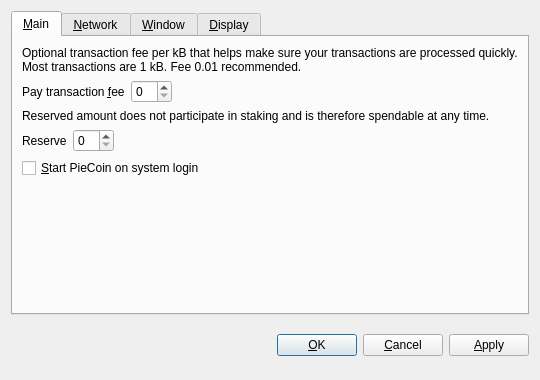
<?xml version="1.0" encoding="UTF-8"?>
<ui version="4.0">
 <class>OptionsDialog</class>
 <widget class="QDialog" name="OptionsDialog">
  <property name="geometry">
   <rect>
    <x>0</x>
    <y>0</y>
    <width>540</width>
    <height>380</height>
   </rect>
  </property>
  <property name="windowTitle">
   <string>Options</string>
  </property>
  <property name="modal">
   <bool>true</bool>
  </property>
  <layout class="QVBoxLayout" name="verticalLayout">
   <item>
    <widget class="QTabWidget" name="tabWidget">
     <property name="tabPosition">
      <enum>QTabWidget::North</enum>
     </property>
     <property name="currentIndex">
      <number>0</number>
     </property>
     <widget class="QWidget" name="tabMain">
      <attribute name="title">
       <string>&amp;Main</string>
      </attribute>
      <layout class="QVBoxLayout" name="verticalLayout_Main">
       <item>
        <widget class="QLabel" name="transactionFeeInfoLabel">
         <property name="text">
          <string>Optional transaction fee per kB that helps make sure your transactions are processed quickly. Most transactions are 1 kB. Fee 0.01 recommended.</string>
         </property>
         <property name="textFormat">
          <enum>Qt::PlainText</enum>
         </property>
         <property name="wordWrap">
          <bool>true</bool>
         </property>
        </widget>
       </item>
       <item>
        <layout class="QHBoxLayout" name="horizontalLayoutFee">
         <item>
          <widget class="QLabel" name="transactionFeeLabel">
           <property name="text">
            <string>Pay transaction &amp;fee</string>
           </property>
           <property name="textFormat">
            <enum>Qt::PlainText</enum>
           </property>
           <property name="buddy">
            <cstring>transactionFee</cstring>
           </property>
          </widget>
         </item>
         <item>
          <widget class="BitcoinAmountField" name="transactionFee"/>
         </item>
         <item>
          <spacer name="horizontalSpacerFee">
           <property name="orientation">
            <enum>Qt::Horizontal</enum>
           </property>
           <property name="sizeHint" stdset="0">
            <size>
             <width>40</width>
             <height>20</height>
            </size>
           </property>
          </spacer>
         </item>
        </layout>
       </item>
       <item>
        <widget class="QLabel" name="reserveBalanceInfoLabel">
         <property name="text">
          <string>Reserved amount does not participate in staking and is therefore spendable at any time.</string>
         </property>
         <property name="textFormat">
          <enum>Qt::PlainText</enum>
         </property>
         <property name="wordWrap">
          <bool>true</bool>
         </property>
        </widget>
       </item>
       <item>
        <layout class="QHBoxLayout" name="horizontalLayoutReserveBalance">
         <item>
          <widget class="QLabel" name="reserveBalanceLabel">
           <property name="text">
            <string>Reserve</string>
           </property>
           <property name="textFormat">
            <enum>Qt::PlainText</enum>
           </property>
           <property name="buddy">
            <cstring>reserveBalance</cstring>
           </property>
          </widget>
         </item>
         <item>
          <widget class="BitcoinAmountField" name="reserveBalance"/>
         </item>
         <item>
          <spacer name="horizontalSpacerReserveBalance">
           <property name="orientation">
            <enum>Qt::Horizontal</enum>
           </property>
           <property name="sizeHint" stdset="0">
            <size>
             <width>40</width>
             <height>20</height>
            </size>
           </property>
          </spacer>
         </item>
        </layout>
       </item>
       <item>
        <widget class="QCheckBox" name="bitcoinAtStartup">
         <property name="toolTip">
          <string>Automatically start PieCoin after logging in to the system.</string>
         </property>
         <property name="text">
          <string>&amp;Start PieCoin on system login</string>
         </property>
        </widget>
       </item>
       <item>
        <spacer name="verticalSpacer_Main">
         <property name="orientation">
          <enum>Qt::Vertical</enum>
         </property>
         <property name="sizeHint" stdset="0">
          <size>
           <width>20</width>
           <height>40</height>
          </size>
         </property>
        </spacer>
       </item>
      </layout>
     </widget>
     <widget class="QWidget" name="tabNetwork">
      <attribute name="title">
       <string>&amp;Network</string>
      </attribute>
      <layout class="QVBoxLayout" name="verticalLayout_Network">
       <item>
        <widget class="QCheckBox" name="mapPortUpnp">
         <property name="toolTip">
          <string>Automatically open the PieCoin client port on the router. This only works when your router supports UPnP and it is enabled.</string>
         </property>
         <property name="text">
          <string>Map port using &amp;UPnP</string>
         </property>
        </widget>
       </item>
       <item>
        <widget class="QCheckBox" name="connectSocks">
         <property name="toolTip">
          <string>Connect to the PieCoin network through a SOCKS5 proxy (e.g. when connecting through Tor).</string>
         </property>
         <property name="text">
          <string>&amp;Connect through SOCKS5 proxy:</string>
         </property>
        </widget>
       </item>
       <item>
        <layout class="QHBoxLayout" name="horizontalLayout_Network">
         <item>
          <widget class="QLabel" name="proxyIpLabel">
           <property name="text">
            <string>Proxy &amp;IP:</string>
           </property>
           <property name="textFormat">
            <enum>Qt::PlainText</enum>
           </property>
           <property name="buddy">
            <cstring>proxyIp</cstring>
           </property>
          </widget>
         </item>
         <item>
          <widget class="QValidatedLineEdit" name="proxyIp">
           <property name="maximumSize">
            <size>
             <width>140</width>
             <height>16777215</height>
            </size>
           </property>
           <property name="toolTip">
            <string>IP address of the proxy (e.g. 127.0.0.1)</string>
           </property>
          </widget>
         </item>
         <item>
          <widget class="QLabel" name="proxyPortLabel">
           <property name="text">
            <string>&amp;Port:</string>
           </property>
           <property name="textFormat">
            <enum>Qt::PlainText</enum>
           </property>
           <property name="buddy">
            <cstring>proxyPort</cstring>
           </property>
          </widget>
         </item>
         <item>
          <widget class="QLineEdit" name="proxyPort">
           <property name="maximumSize">
            <size>
             <width>55</width>
             <height>16777215</height>
            </size>
           </property>
           <property name="toolTip">
            <string>Port of the proxy (e.g. 9050)</string>
           </property>
          </widget>
         </item>
         <item>
          <spacer name="horizontalSpacer_Network">
           <property name="orientation">
            <enum>Qt::Horizontal</enum>
           </property>
           <property name="sizeHint" stdset="0">
            <size>
             <width>40</width>
             <height>20</height>
            </size>
           </property>
          </spacer>
         </item>
        </layout>
       </item>
       <item>
        <spacer name="verticalSpacer_Network">
         <property name="orientation">
          <enum>Qt::Vertical</enum>
         </property>
         <property name="sizeHint" stdset="0">
          <size>
           <width>20</width>
           <height>40</height>
          </size>
         </property>
        </spacer>
       </item>
      </layout>
     </widget>
     <widget class="QWidget" name="tabWindow">
      <attribute name="title">
       <string>&amp;Window</string>
      </attribute>
      <layout class="QVBoxLayout" name="verticalLayout_Window">
       <item>
        <widget class="QCheckBox" name="minimizeToTray">
         <property name="toolTip">
          <string>Show only a tray icon after minimizing the window.</string>
         </property>
         <property name="text">
          <string>&amp;Minimize to the tray instead of the taskbar</string>
         </property>
        </widget>
       </item>
       <item>
        <widget class="QCheckBox" name="minimizeOnClose">
         <property name="toolTip">
          <string>Minimize instead of exit the application when the window is closed. When this option is enabled, the application will be closed only after selecting Quit in the menu.</string>
         </property>
         <property name="text">
          <string>M&amp;inimize on close</string>
         </property>
        </widget>
       </item>
       <item>
        <spacer name="verticalSpacer_Window">
         <property name="orientation">
          <enum>Qt::Vertical</enum>
         </property>
         <property name="sizeHint" stdset="0">
          <size>
           <width>20</width>
           <height>40</height>
          </size>
         </property>
        </spacer>
       </item>
      </layout>
     </widget>
     <widget class="QWidget" name="tabDisplay">
      <attribute name="title">
       <string>&amp;Display</string>
      </attribute>
      <layout class="QVBoxLayout" name="verticalLayout_Display">
       <item>
        <layout class="QHBoxLayout" name="horizontalLayout_1_Display">
         <item>
          <widget class="QLabel" name="langLabel">
           <property name="text">
            <string>User Interface &amp;language:</string>
           </property>
           <property name="textFormat">
            <enum>Qt::PlainText</enum>
           </property>
           <property name="buddy">
            <cstring>lang</cstring>
           </property>
          </widget>
         </item>
         <item>
          <widget class="QValueComboBox" name="lang">
           <property name="toolTip">
            <string>The user interface language can be set here. This setting will take effect after restarting PieCoin.</string>
           </property>
          </widget>
         </item>
        </layout>
       </item>
       <item>
        <layout class="QHBoxLayout" name="horizontalLayout_2_Display">
         <item>
          <widget class="QLabel" name="unitLabel">
           <property name="text">
            <string>&amp;Unit to show amounts in:</string>
           </property>
           <property name="textFormat">
            <enum>Qt::PlainText</enum>
           </property>
           <property name="buddy">
            <cstring>unit</cstring>
           </property>
          </widget>
         </item>
         <item>
          <widget class="QValueComboBox" name="unit">
           <property name="toolTip">
            <string>Choose the default subdivision unit to show in the interface and when sending coins.</string>
           </property>
          </widget>
         </item>
        </layout>
       </item>
       <item>
        <widget class="QCheckBox" name="coinControlFeatures">
         <property name="toolTip">
          <string>Whether to show coin control features or not.</string>
         </property>
         <property name="text">
          <string>Display coin &amp;control features (experts only!)</string>
         </property>
        </widget>
       </item>
       <item>
        <widget class="QCheckBox" name="minimizeCoinAge">
         <property name="toolTip">
          <string>Whether to select the coin outputs randomly or with minimal coin age.</string>
         </property>
         <property name="text">
          <string>Minimize weight consumption (experimental)</string>
         </property>
        </widget>
       </item>
       <item>
        <widget class="QCheckBox" name="useBlackTheme">
         <property name="text">
          <string>Use black visual theme (requires restart)</string>
         </property>
        </widget>
       </item>
       <item>
        <spacer name="verticalSpacer_Display">
         <property name="orientation">
          <enum>Qt::Vertical</enum>
         </property>
         <property name="sizeHint" stdset="0">
          <size>
           <width>20</width>
           <height>40</height>
          </size>
         </property>
        </spacer>
       </item>
      </layout>
     </widget>
    </widget>
   </item>
   <item>
    <layout class="QHBoxLayout" name="horizontalLayout_Buttons">
     <item>
      <spacer name="horizontalSpacer_1">
       <property name="orientation">
        <enum>Qt::Horizontal</enum>
       </property>
       <property name="sizeHint" stdset="0">
        <size>
         <width>40</width>
         <height>48</height>
        </size>
       </property>
      </spacer>
     </item>
     <item>
      <widget class="QLabel" name="statusLabel">
       <property name="font">
        <font>
         <weight>75</weight>
         <bold>true</bold>
        </font>
       </property>
       <property name="text">
        <string/>
       </property>
       <property name="textFormat">
        <enum>Qt::PlainText</enum>
       </property>
       <property name="wordWrap">
        <bool>true</bool>
       </property>
      </widget>
     </item>
     <item>
      <spacer name="horizontalSpacer_2">
       <property name="orientation">
        <enum>Qt::Horizontal</enum>
       </property>
       <property name="sizeHint" stdset="0">
        <size>
         <width>40</width>
         <height>48</height>
        </size>
       </property>
      </spacer>
     </item>
     <item>
      <widget class="QPushButton" name="okButton">
       <property name="text">
        <string>&amp;OK</string>
       </property>
      </widget>
     </item>
     <item>
      <widget class="QPushButton" name="cancelButton">
       <property name="text">
        <string>&amp;Cancel</string>
       </property>
       <property name="autoDefault">
        <bool>false</bool>
       </property>
      </widget>
     </item>
     <item>
      <widget class="QPushButton" name="applyButton">
       <property name="text">
        <string>&amp;Apply</string>
       </property>
       <property name="autoDefault">
        <bool>false</bool>
       </property>
      </widget>
     </item>
    </layout>
   </item>
  </layout>
 </widget>
 <customwidgets>
  <customwidget>
   <class>BitcoinAmountField</class>
   <extends>QSpinBox</extends>
   <header>bitcoinamountfield.h</header>
  </customwidget>
  <customwidget>
   <class>QValueComboBox</class>
   <extends>QComboBox</extends>
   <header>qvaluecombobox.h</header>
  </customwidget>
  <customwidget>
   <class>QValidatedLineEdit</class>
   <extends>QLineEdit</extends>
   <header>qvalidatedlineedit.h</header>
  </customwidget>
 </customwidgets>
 <resources/>
 <connections/>
</ui>
